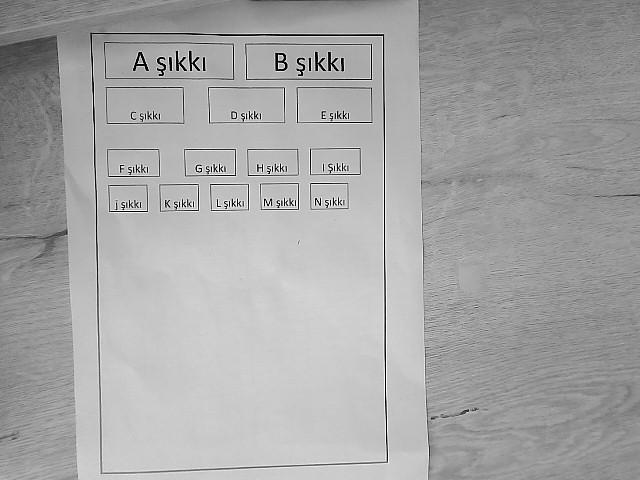
#> input picture captured_image.jpg, 640 x 480 px, given in place of alinged_photo.jpg, which was not available
$ python rectangles_keras.py
#> lines starting #> are read from the running program, lines starting #| are printed output that depends on the picture; after the words box and inside, x2 and y2 are one past the last pixel; in counts of white or black regions, pixels touching at a corner belong together; pictures that were not available may be replaced by others from this repository, and a replacement may not be noted
import cv2
import numpy as np
from keras_ocr.detection import Detector
from keras_ocr.recognition import Recognizer

# Load the image
image = cv2.imread("alinged_photo.jpg")
#> image is the input picture: shape (480, 640, 3); min 0, max 255, mean 165.9
gray = cv2.cvtColor(image, cv2.COLOR_BGR2GRAY)
thresh = cv2.adaptiveThreshold(gray, 255, cv2.ADAPTIVE_THRESH_MEAN_C, cv2.THRESH_BINARY_INV, 21, 20)
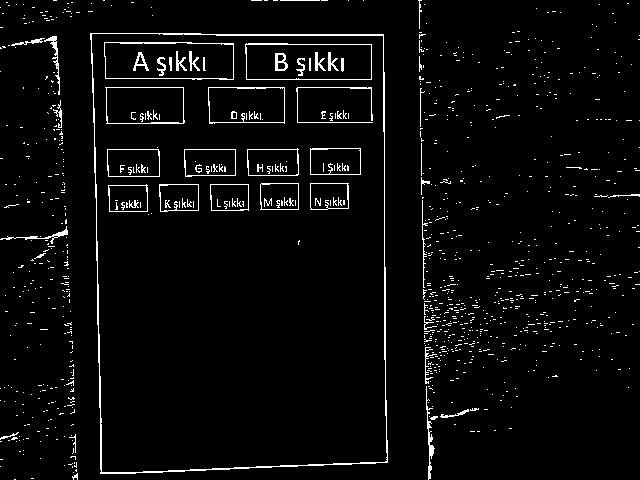
#> thresh: shape (480, 640); 3.7% white in thin lines or dots

edges = cv2.Canny(thresh, 50, 280)
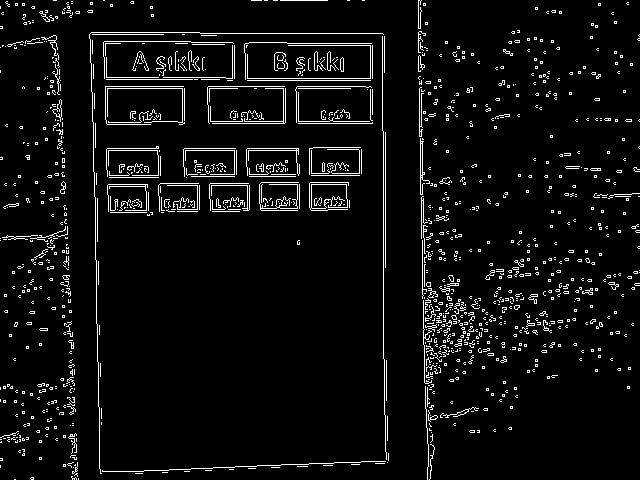
#> edges: shape (480, 640); 5.4% white in thin lines or dots
contours, _ = cv2.findContours(edges, cv2.RETR_EXTERNAL, cv2.CHAIN_APPROX_SIMPLE)
#> contours = 1148 contours, 1140 with area under 20; largest, box (x1, y1, x2, y2) and area: (420, 138, 430, 195) 80, (52, 99, 62, 122) 78, (259, 182, 299, 211) 42, (340, 57, 344, 72) 38, (428, 410, 438, 422) 21, (528, 294, 538, 304) 21, (60, 181, 66, 194) 21, (448, 275, 454, 282) 20

rectangles = []

def is_within_bounds(rectangle, image_shape, padding=5):
    x, y, w, h = cv2.boundingRect(rectangle)
    return y > padding and x > padding and y + h < image_shape[0] - padding and x + w < image_shape[1] - padding

for contour in contours:
    perimeter = cv2.arcLength(contour, True)
    approx = cv2.approxPolyDP(contour, 0.02 * perimeter, True)

    if len(approx) == 4 and is_within_bounds(approx, image.shape):
        rectangles.append(approx)
#> this loop made 1148 passes
#> perimeter on passes 3, 4, 6: 8.83, 20.73, 12.49
#> after the loop, rectangles = 199 contours, all with area under 20

rectangles_image = image.copy()
texts = []

# Initialize the text recognizer
#> (the run stopped early here; a loop or call above may not have finished)

$ run again, on deneme1.jpg
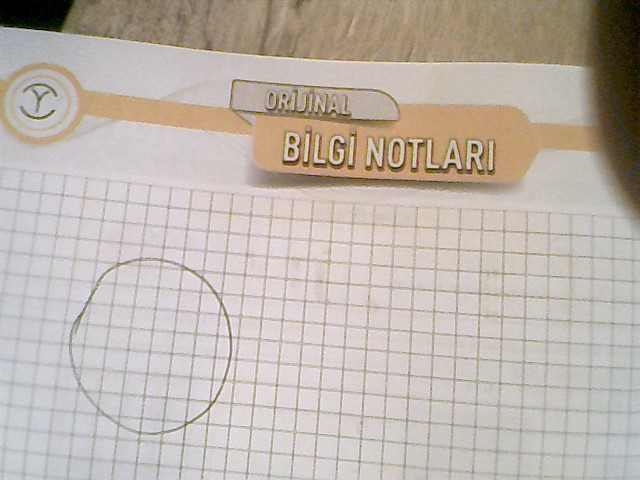
#> input picture deneme1.jpg, 640 x 480 px, given in place of alinged_photo.jpg, which was not available
#> image is the input picture: shape (480, 640, 3); mean B, G, R 172, 180.5, 189.8
#> `thresh = cv2.adaptiveThreshold(gray, 255, cv2.ADAPTIVE_THRESH_MEAN_C, ..`:
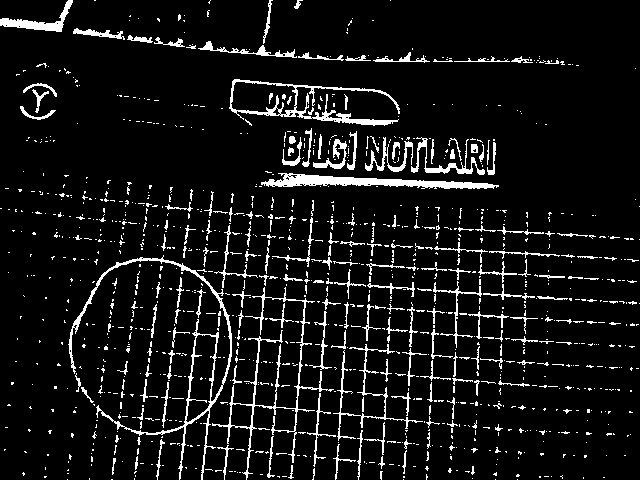
#> thresh: shape (480, 640); 8.1% white in thin lines or dots
#> `edges = cv2.Canny(thresh, 50, 280)`:
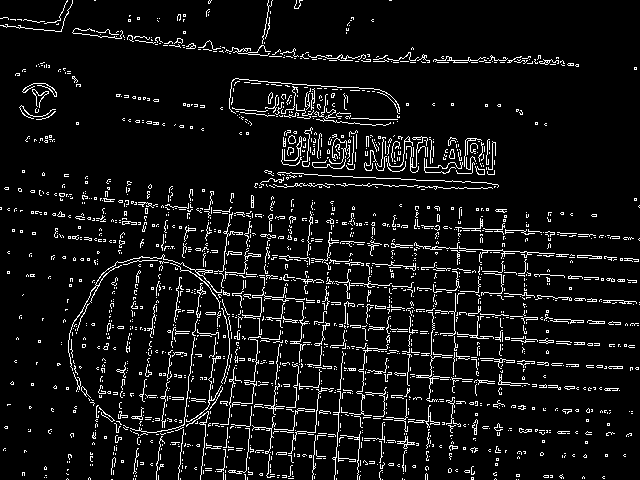
#> edges: shape (480, 640); 7.4% white in thin lines or dots
#> contours = 2063 contours, 2041 with area under 20; largest, box (x1, y1, x2, y2) and area: (68, 254, 222, 371) 82, (397, 436, 415, 449) 48, (288, 135, 296, 144) 44, (475, 166, 485, 175) 40, (416, 312, 450, 402) 40
#> the loop `for contour in contours:` made 2063 passes
#> perimeter on passes 17, 20, 21: 9.66, 9.66, 9.66
#> after the loop `for contour in contours:`: rectangles = 201 contours, 199 with area under 20; largest, box (x1, y1, x2, y2) and area: (498, 374, 530, 385) 50, (251, 195, 254, 208) 23
